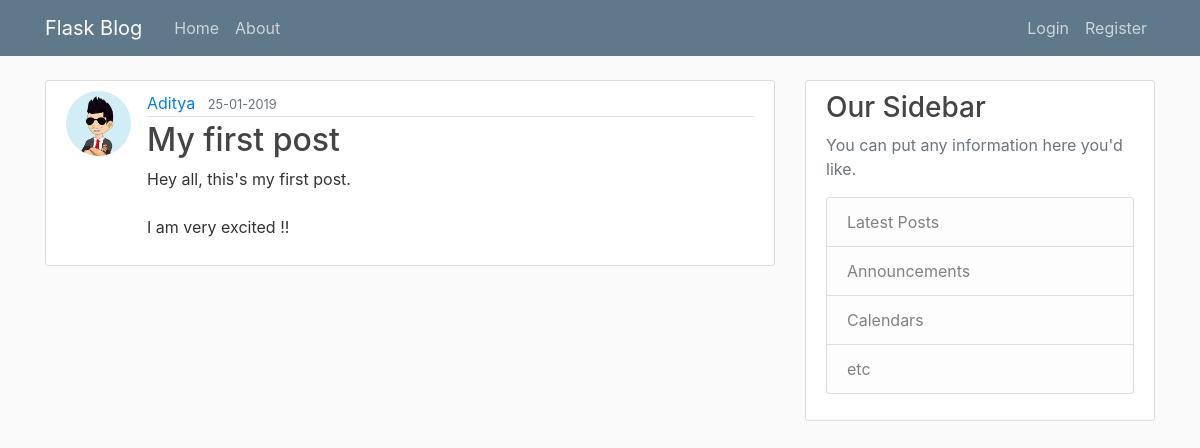
/post/1, run on the app's committed database.
### flaskblog/models.py (models this page shows, shortened)
class User(db.Model,UserMixin):								# creating a model (db table)
	id=db.Column(db.Integer,primary_key=True)
	username=db.Column(db.String(20),unique=True,nullable=False)
	email=db.Column(db.String(20),unique=True,nullable=False)		# unique is for unique value and nullable for allowing null vals or not
	image_file=db.Column(db.String(20),nullable=False, default='default.jpg')
	password=db.Column(db.String(60),nullable=False)
	posts=db.relationship('Post',backref='author',lazy=True)		# one-many by default, pass uselist=False for one-one

class Post(db.Model):
	id=db.Column(db.Integer,primary_key=True)
	title=db.Column(db.String(100),nullable=False)
	date_posted=db.Column(db.DateTime,nullable=False,default=datetime.utcnow)
	content=db.Column(db.Text,nullable=False)
	user_id=db.Column(db.Integer,db.ForeignKey('user.id'),nullable=False)

### flaskblog/routes.py (the view)
@app.route("/post/<int:post_id>")
def post(post_id):
	post=Post.query.get_or_404(post_id)
	return render_template('post.html',title='Post',post=post)

### flaskblog/templates/post.html (shortened to what this page needs)
{% extends "layout.html" %}
{% block content %}
        <article class="media content-section">
          <img class="rounded-circle article-img" src="{{url_for('static',filename='profile_pics/'+post.author.image_file)}}">
          <div class="media-body">
            <div class="article-metadata">
              <a class="mr-2" href="{{ url_for('user_posts',username=post.author.username)}}">{{ post.author.username }}</a>
              <small class="text-muted">{{ post.date_posted.strftime('%d-%m-%Y') }}</small>
            </div>
            <h2><a class="article-title">{{ post.title }}</a></h2>
            <p class="article-content">{{ post.content }}</p>
          </div>
        </article>
{% endblock content %}

### flaskblog/static/main.css (style rules this page uses)
body { background: #fafafa; color: #333333; margin-top: 5rem; }
h1, h2, h3, h4, h5, h6 { color: #444444; }
.content-section { background: #ffffff; padding: 10px 20px; border: 1px solid #dddddd; border-radius: 3px; margin-bottom: 20px; }
.article-title { color: #444444; }
.article-content { white-space: pre-line; }
.article-img { height: 65px; width: 65px; margin-right: 16px; }
.article-metadata { padding-bottom: 1px; margin-bottom: 4px; border-bottom: 1px solid #e3e3e3 }

### data on the page
User: image_file (picture), author.username "Aditya"
Post: date_posted "25-01-2019", title "My first post", content "Hey all, this's my first post. I am very excited !!"
